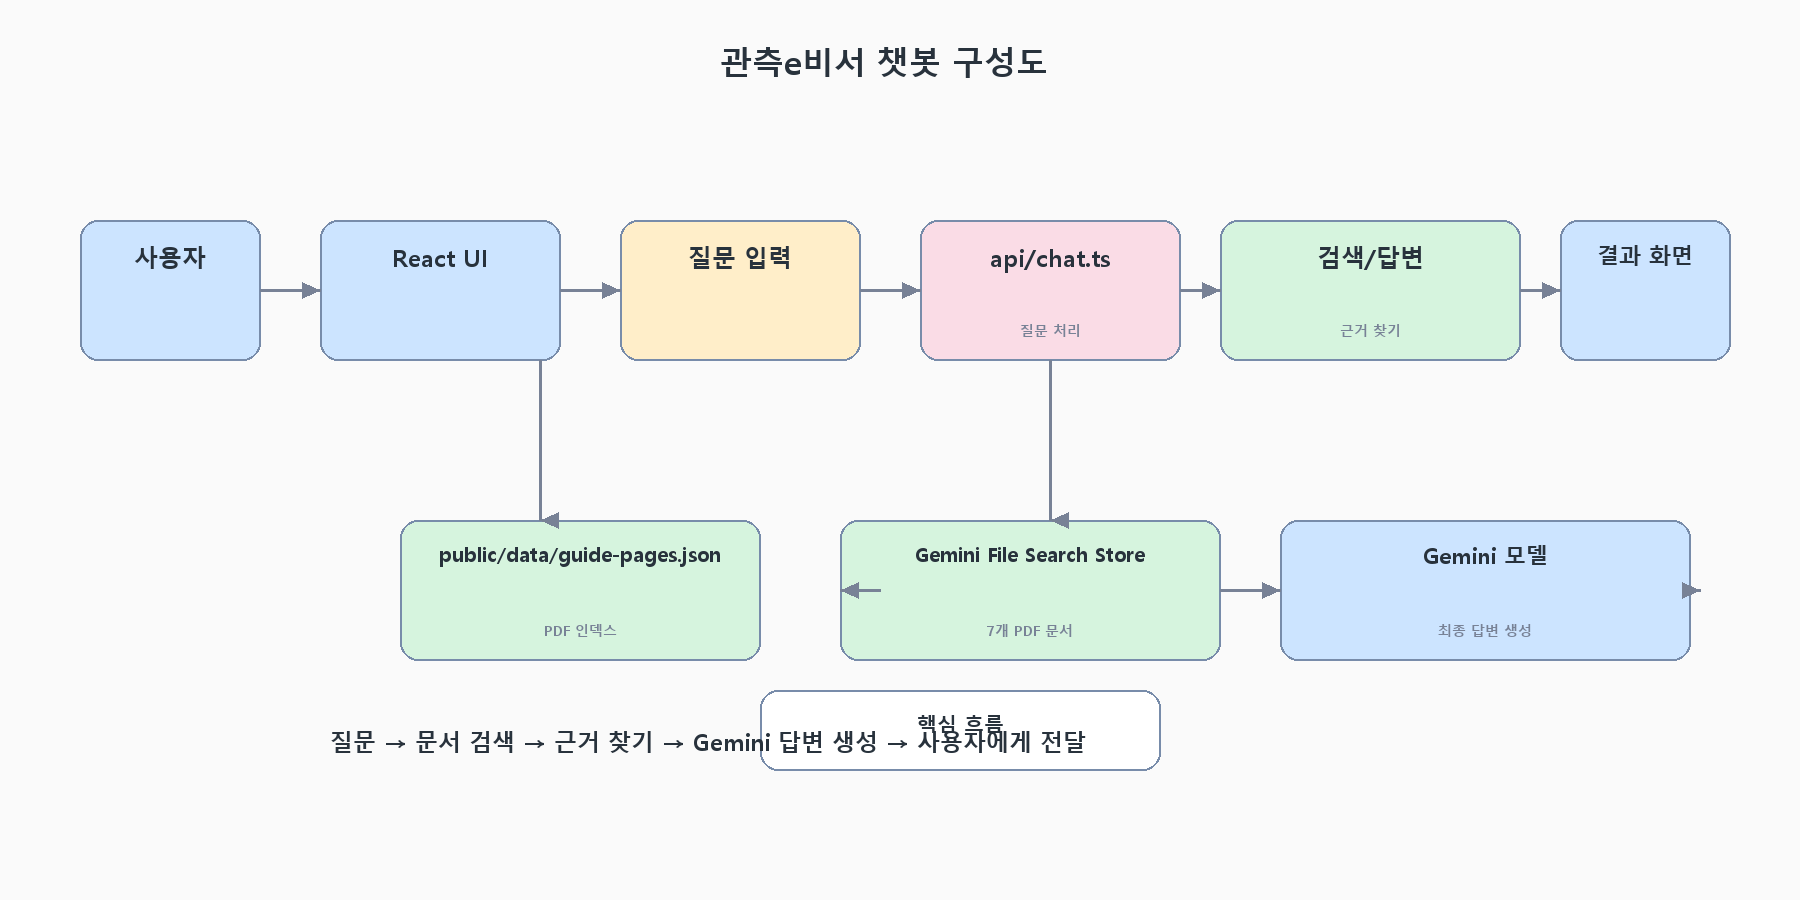

This chart was generated by the following Python code:
from PIL import Image, ImageDraw, ImageFont

W, H = 1800, 900
BG = (250, 250, 250)
BLUE = (204, 228, 255)
GREEN = (214, 244, 222)
PINK = (250, 220, 230)
YELLOW = (255, 238, 201)
GRAY = (120, 130, 150)
DARK = (40, 50, 60)
OUTLINE = (120, 140, 170)


def font(size, bold=False):
    candidates = ['C:/Windows/Fonts/malgunbd.ttf', 'C:/Windows/Fonts/malgun.ttf', 'malgunbd.ttf']
    for c in candidates:
        try:
            return ImageFont.truetype(c, size)
        except Exception:
            pass
    return ImageFont.load_default()


def box(draw, x1, y1, x2, y2, fill, title, title_font, subtitle=None):
    draw.rounded_rectangle((x1, y1, x2, y2), radius=18, fill=fill, outline=OUTLINE, width=2)
    # title
    tw = draw.textbbox((0, 0), title, font=title_font)[2]
    draw.text(((x1+x2)/2 - tw/2, y1+20), title, font=title_font, fill=DARK)
    if subtitle:
        sb = draw.textbbox((0, 0), subtitle, font=font(14))
        sw = sb[2]-sb[0]
        draw.text(((x1+x2)/2 - sw/2, y2-40), subtitle, font=font(14), fill=GRAY)


def arrow(draw, x1, y1, x2, y2):
    draw.line((x1, y1, x2, y2), fill=GRAY, width=3)
    if x2 > x1:
        draw.polygon([(x2, y2), (x2-18, y2-8), (x2-18, y2+8)], fill=GRAY)
    else:
        draw.polygon([(x2, y2), (x2+18, y2-8), (x2+18, y2+8)], fill=GRAY)

img = Image.new('RGB', (W, H), BG)
d = ImageDraw.Draw(img)

# header
header = '관측e비서 챗봇 구성도'
d.text((720, 40), header, font=font(32, True), fill=DARK)

# left to right blocks
box(d, 80, 220, 260, 360, BLUE, '사용자', font(24, True))
box(d, 320, 220, 560, 360, BLUE, 'React UI', font(24, True))
box(d, 620, 220, 860, 360, YELLOW, '질문 입력', font(24, True))
box(d, 920, 220, 1180, 360, PINK, 'api/chat.ts', font(24, True), '질문 처리')
box(d, 1220, 220, 1520, 360, GREEN, '검색/답변', font(24, True), '근거 찾기')
box(d, 1560, 220, 1730, 360, BLUE, '결과 화면', font(22, True))

# bottom
box(d, 400, 520, 760, 660, GREEN, 'public/data/guide-pages.json', font(20, True), 'PDF 인덱스')
box(d, 840, 520, 1220, 660, GREEN, 'Gemini File Search Store', font(20, True), '7개 PDF 문서')
box(d, 1280, 520, 1690, 660, BLUE, 'Gemini 모델', font(22, True), '최종 답변 생성')

# arrows
arrow(d, 260, 290, 320, 290)
arrow(d, 560, 290, 620, 290)
arrow(d, 860, 290, 920, 290)
arrow(d, 1180, 290, 1220, 290)
arrow(d, 1520, 290, 1560, 290)

arrow(d, 540, 360, 540, 520)
arrow(d, 1050, 360, 1050, 520)
arrow(d, 880, 590, 840, 590)
arrow(d, 1220, 590, 1280, 590)
arrow(d, 1690, 590, 1700, 590)

# explanatory label
box(d, 760, 690, 1160, 770, (255,255,255), '핵심 흐름', font(20, True))
label = '질문 → 문서 검색 → 근거 찾기 → Gemini 답변 생성 → 사용자에게 전달'
d.text((330, 725), label, font=font(23), fill=DARK)

img.save('presentation_diagram.png')
print('created: presentation_diagram.png')
